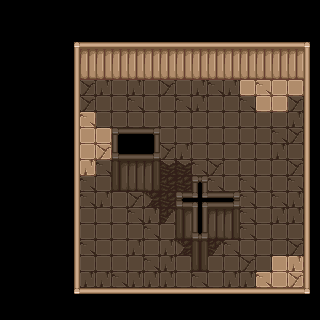

Tiled map render using the project's own tile images. Description and the map definition, with tile-layer contents summarised, below:
An orthogonal 20x20 tile map with 16x16 px tiles, 9 tile layers (Ground, Walls, BottomWalls, WestExit, ...), 2 tilesets and 3 objects (NorthDoor, WestDoor, SouthDoor).

<map version="1.10" tiledversion="1.11.2" orientation="orthogonal" renderorder="right-down" width="20" height="20" tilewidth="16" tileheight="16" infinite="0" nextlayerid="11" nextobjectid="5">
 <tileset firstgid="1" source="../Tilesets/SpriteSheetGeneral.tsx" />
 <tileset firstgid="109" source="../Tilesets/Doors.tsx" />
 <layer id="1" name="Ground" width="20" height="20">
  <properties>
   <property name="unity:SortingLayer" value="Ground" />
  </properties>
  <data>[400 cells, 173 non-empty, 12 distinct tile ids]</data>
 </layer>
 <layer id="2" name="Walls" width="20" height="20">
  <properties>
   <property name="unity:SortingLayer" value="Walls" />
   <property name="unity:layer" value="Wall" />
  </properties>
  <data>[400 cells, 109 non-empty, 20 distinct tile ids]</data>
 </layer>
 <layer id="3" name="BottomWalls" width="20" height="20">
  <properties>
   <property name="unity:SortingLayer" value="Entities" />
   <property name="unity:SortingOrder" type="int" value="100" />
   <property name="unity:layer" value="Wall" />
  </properties>
  <data>[400 cells, 22 non-empty, 7 distinct tile ids]</data>
 </layer>
 <layer id="4" name="WestExit" width="20" height="20">
  <properties>
   <property name="unity:SortingLayer" value="Entities" />
   <property name="unity:SortingOrder" type="int" value="101" />
   <property name="unity:layer" value="Wall" />
  </properties>
  <data>[400 cells, 18 non-empty, 2 distinct tile ids]</data>
 </layer>
 <layer id="5" name="EastExit" width="20" height="20">
  <properties>
   <property name="unity:SortingLayer" value="Entities" />
   <property name="unity:SortingOrder" type="int" value="101" />
   <property name="unity:layer" value="Wall" />
  </properties>
  <data>[400 cells, 0 non-empty, 0 distinct tile ids]</data>
 </layer>
 <layer id="6" name="SouthExit" width="20" height="20">
  <properties>
   <property name="unity:SortingLayer" value="Entities" />
   <property name="unity:SortingOrder" type="int" value="100" />
   <property name="unity:layer" value="Wall" />
  </properties>
  <data>[400 cells, 8 non-empty, 3 distinct tile ids]</data>
 </layer>
 <layer id="7" name="NorthExit" width="20" height="20">
  <properties>
   <property name="unity:SortingLayer" value="Walls" />
   <property name="unity:SortingOrder" type="int" value="10" />
   <property name="unity:layer" value="Wall" />
  </properties>
  <data>[400 cells, 16 non-empty, 4 distinct tile ids]</data>
 </layer>
 <layer id="10" name="ProjectileCollider" width="20" height="20">
  <data>[400 cells, 0 non-empty, 0 distinct tile ids]</data>
 </layer>
 <layer id="8" name="EntryCollider" width="20" height="20" opacity="0.5">
  <properties>
   <property name="unity:IsTrigger" type="bool" value="false" />
   <property name="unity:ignore" value="Visual" />
   <property name="unity:layer" value="ZoneCollider" />
  </properties>
  <data>[400 cells, 165 non-empty, 1 distinct tile ids]</data>
 </layer>
 <objectgroup id="9" name="Doors">
  <object id="2" type="NorthDoor" gid="114" x="256" y="80" width="16" height="16" />
  <object id="3" type="WestDoor" gid="121" x="64" y="160" width="16" height="16" />
  <object id="4" type="SouthDoor" gid="114" x="272" y="320" width="16" height="16" />
 </objectgroup>
</map>
